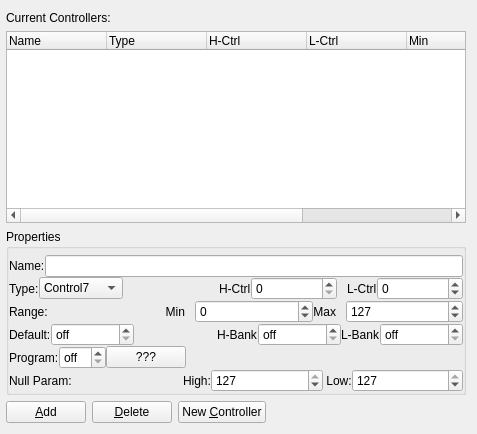
               <widget class="QWidget" name="layout17">
                <layout class="QVBoxLayout" stretch="0,1,0,0">
                 <property name="leftMargin">
                  <number>6</number>
                 </property>
                 <item>
                  <widget class="QLabel" name="label_7">
                   <property name="text">
                    <string>Current Controllers:</string>
                   </property>
                  </widget>
                 </item>
                 <item>
                  <widget class="QTreeWidget" name="viewController">
                   <property name="sizePolicy">
                    <sizepolicy hsizetype="Preferred" vsizetype="Preferred">
                     <horstretch>0</horstretch>
                     <verstretch>0</verstretch>
                    </sizepolicy>
                   </property>
                   <property name="toolTip">
                    <string>List of defined controllers</string>
                   </property>
                   <property name="whatsThis">
                    <string>List of defined controllers.</string>
                   </property>
                   <property name="frameShape">
                    <enum>QFrame::StyledPanel</enum>
                   </property>
                   <property name="frameShadow">
                    <enum>QFrame::Sunken</enum>
                   </property>
                   <property name="alternatingRowColors">
                    <bool>true</bool>
                   </property>
                   <property name="allColumnsShowFocus">
                    <bool>true</bool>
                   </property>
                   <column>
                    <property name="text">
                     <string>Name                  </string>
                    </property>
                   </column>
                   <column>
                    <property name="text">
                     <string>Type       </string>
                    </property>
                   </column>
                   <column>
                    <property name="text">
                     <string>H-Ctrl</string>
                    </property>
                   </column>
                   <column>
                    <property name="text">
                     <string>L-Ctrl</string>
                    </property>
                   </column>
                   <column>
                    <property name="text">
                     <string>Min  </string>
                    </property>
                   </column>
                   <column>
                    <property name="text">
                     <string>Max  </string>
                    </property>
                   </column>
                   <column>
                    <property name="text">
                     <string>Def  </string>
                    </property>
                   </column>
                  </widget>
                 </item>
                 <item>
                  <widget class="QGroupBox" name="GroupBox1">
                   <property name="sizePolicy">
                    <sizepolicy hsizetype="Minimum" vsizetype="Preferred">
                     <horstretch>0</horstretch>
                     <verstretch>0</verstretch>
                    </sizepolicy>
                   </property>
                   <property name="title">
                    <string>Properties</string>
                   </property>
                   <layout class="QVBoxLayout">
                    <property name="spacing">
                     <number>0</number>
                    </property>
                    <property name="leftMargin">
                     <number>0</number>
                    </property>
                    <property name="topMargin">
                     <number>6</number>
                    </property>
                    <property name="rightMargin">
                     <number>0</number>
                    </property>
                    <property name="bottomMargin">
                     <number>0</number>
                    </property>
                    <item>
                     <layout class="QHBoxLayout">
                      <item>
                       <widget class="QLabel" name="TextLabel1_3">
                        <property name="text">
                         <string>Name:</string>
                        </property>
                        <property name="wordWrap">
                         <bool>false</bool>
                        </property>
                       </widget>
                      </item>
                      <item>
                       <widget class="QLineEdit" name="ctrlName">
                        <property name="toolTip">
                         <string/>
                        </property>
                        <property name="whatsThis">
                         <string>Midi controller name</string>
                        </property>
                       </widget>
                      </item>
                     </layout>
                    </item>
                    <item>
                     <layout class="QHBoxLayout">
                      <item>
                       <widget class="QLabel" name="TextLabel2_4">
                        <property name="text">
                         <string>Type:</string>
                        </property>
                        <property name="wordWrap">
                         <bool>false</bool>
                        </property>
                       </widget>
                      </item>
                      <item>
                       <widget class="QComboBox" name="ctrlType">
                        <property name="toolTip">
                         <string>Midi controller type</string>
                        </property>
                        <property name="whatsThis">
                         <string>Midi controller type</string>
                        </property>
                        <item>
                         <property name="text">
                          <string>Control7</string>
                         </property>
                        </item>
                        <item>
                         <property name="text">
                          <string>Control14</string>
                         </property>
                        </item>
                        <item>
                         <property name="text">
                          <string>RPN</string>
                         </property>
                        </item>
                        <item>
                         <property name="text">
                          <string>NRPN</string>
                         </property>
                        </item>
                        <item>
                         <property name="text">
                          <string>RPN14</string>
                         </property>
                        </item>
                        <item>
                         <property name="text">
                          <string>NRPN14</string>
                         </property>
                        </item>
                        <item>
                         <property name="text">
                          <string>Pitch</string>
                         </property>
                        </item>
                        <item>
                         <property name="text">
                          <string>Program</string>
                         </property>
                        </item>
                       </widget>
                      </item>
                      <item>
                       <spacer name="spacer15">
                        <property name="orientation">
                         <enum>Qt::Horizontal</enum>
                        </property>
                        <property name="sizeType">
                         <enum>QSizePolicy::Expanding</enum>
                        </property>
                        <property name="sizeHint" stdset="0">
                         <size>
                          <width>2</width>
                          <height>20</height>
                         </size>
                        </property>
                       </spacer>
                      </item>
                      <item>
                       <widget class="QLabel" name="TextLabel3_2">
                        <property name="text">
                         <string>H-Ctrl</string>
                        </property>
                        <property name="wordWrap">
                         <bool>false</bool>
                        </property>
                        <property name="indent">
                         <number>10</number>
                        </property>
                       </widget>
                      </item>
                      <item>
                       <widget class="QSpinBox" name="spinBoxHCtrlNo">
                        <property name="sizePolicy">
                         <sizepolicy hsizetype="Expanding" vsizetype="Fixed">
                          <horstretch>0</horstretch>
                          <verstretch>0</verstretch>
                         </sizepolicy>
                        </property>
                        <property name="toolTip">
                         <string>Midi controller number high byte</string>
                        </property>
                        <property name="whatsThis">
                         <string>Midi controller number high byte</string>
                        </property>
                        <property name="minimum">
                         <number>0</number>
                        </property>
                        <property name="maximum">
                         <number>127</number>
                        </property>
                        <property name="value">
                         <number>0</number>
                        </property>
                       </widget>
                      </item>
                      <item>
                       <widget class="QLabel" name="TextLabel2_3_2">
                        <property name="text">
                         <string>L-Ctrl</string>
                        </property>
                        <property name="wordWrap">
                         <bool>false</bool>
                        </property>
                        <property name="indent">
                         <number>10</number>
                        </property>
                       </widget>
                      </item>
                      <item>
                       <widget class="QSpinBox" name="spinBoxLCtrlNo">
                        <property name="sizePolicy">
                         <sizepolicy hsizetype="Expanding" vsizetype="Fixed">
                          <horstretch>0</horstretch>
                          <verstretch>0</verstretch>
                         </sizepolicy>
                        </property>
                        <property name="toolTip">
                         <string>Midi controller number low byte (* means drum controller)</string>
                        </property>
                        <property name="whatsThis">
                         <string>Midi controller number low byte.
If low byte is * then the controller is a
 'drum controller'. For drum tracks and
 GS/XG type songs and instruments.
Allows controllers for each instrument in
 LOS's drum map. The low byte will be
 replaced by the 'ANote' in the drum map.
Examples: The GS and XG instruments'
 Drum controllers.</string>
                        </property>
                        <property name="specialValueText">
                         <string comment="wild card">*</string>
                        </property>
                        <property name="minimum">
                         <number>-1</number>
                        </property>
                        <property name="maximum">
                         <number>127</number>
                        </property>
                        <property name="value">
                         <number>0</number>
                        </property>
                       </widget>
                      </item>
                     </layout>
                    </item>
                    <item>
                     <layout class="QHBoxLayout">
                      <item>
                       <widget class="QLabel" name="textLabel4_2">
                        <property name="text">
                         <string>Range:</string>
                        </property>
                        <property name="wordWrap">
                         <bool>false</bool>
                        </property>
                       </widget>
                      </item>
                      <item>
                       <spacer name="spacer17">
                        <property name="orientation">
                         <enum>Qt::Horizontal</enum>
                        </property>
                        <property name="sizeType">
                         <enum>QSizePolicy::Expanding</enum>
                        </property>
                        <property name="sizeHint" stdset="0">
                         <size>
                          <width>2</width>
                          <height>20</height>
                         </size>
                        </property>
                       </spacer>
                      </item>
                      <item>
                       <widget class="QLabel" name="TextLabel1_2_2">
                        <property name="text">
                         <string>Min</string>
                        </property>
                        <property name="alignment">
                         <set>Qt::AlignRight|Qt::AlignTrailing|Qt::AlignVCenter</set>
                        </property>
                        <property name="wordWrap">
                         <bool>false</bool>
                        </property>
                        <property name="indent">
                         <number>10</number>
                        </property>
                       </widget>
                      </item>
                      <item>
                       <widget class="QSpinBox" name="spinBoxMin">
                        <property name="sizePolicy">
                         <sizepolicy hsizetype="Expanding" vsizetype="Fixed">
                          <horstretch>0</horstretch>
                          <verstretch>0</verstretch>
                         </sizepolicy>
                        </property>
                        <property name="toolTip">
                         <string>Minimum value. If negative, auto-translate.</string>
                        </property>
                        <property name="whatsThis">
                         <string>Minimum value. If the minimum value
 is negative, the range will automatically
 be translated to a positive range.

Useful for controllers which should be
 displayed with zero bias. For example,
'Pan': Minimum: -64 Maximum: 63
True range: Min: 0 Max: 127 (bias = 64)
'CoarseTuning': Min: -24 Max: 23
True range: Min: 40 Max: 87 (bias = 64)

Bias is determined from controller type:
7-bit Controller7 / RPN: Bias = 64
14-bit Controller14 / RPN14: Bias = 8192

Type 'Pitch' is the exception. It is biased
 at zero, even with a negative minimum:
'Pitch': Min: -8192 Max: 8191
True range: Min: -8192 Max: 8191 (bias 0)</string>
                        </property>
                        <property name="minimum">
                         <number>-16384</number>
                        </property>
                        <property name="maximum">
                         <number>16383</number>
                        </property>
                       </widget>
                      </item>
                      <item>
                       <widget class="QLabel" name="TextLabel2_2_2">
                        <property name="text">
                         <string>Max</string>
                        </property>
                        <property name="alignment">
                         <set>Qt::AlignRight|Qt::AlignTrailing|Qt::AlignVCenter</set>
                        </property>
                        <property name="wordWrap">
                         <bool>false</bool>
                        </property>
                        <property name="indent">
                         <number>10</number>
                        </property>
                       </widget>
                      </item>
                      <item>
                       <widget class="QSpinBox" name="spinBoxMax">
                        <property name="sizePolicy">
                         <sizepolicy hsizetype="Expanding" vsizetype="Fixed">
                          <horstretch>0</horstretch>
                          <verstretch>0</verstretch>
                         </sizepolicy>
                        </property>
                        <property name="toolTip">
                         <string>Maximum value</string>
                        </property>
                        <property name="whatsThis">
                         <string>Maximum value</string>
                        </property>
                        <property name="minimum">
                         <number>-16384</number>
                        </property>
                        <property name="maximum">
                         <number>16383</number>
                        </property>
                        <property name="value">
                         <number>127</number>
                        </property>
                       </widget>
                      </item>
                     </layout>
                    </item>
                    <item>
                     <layout class="QHBoxLayout" name="horizontalLayout">
                      <property name="topMargin">
                       <number>0</number>
                      </property>
                      <item>
                       <widget class="QLabel" name="textLabel1_3">
                        <property name="text">
                         <string>Default:</string>
                        </property>
                        <property name="alignment">
                         <set>Qt::AlignVCenter</set>
                        </property>
                        <property name="wordWrap">
                         <bool>false</bool>
                        </property>
                       </widget>
                      </item>
                      <item>
                       <widget class="QSpinBox" name="spinBoxDefault">
                        <property name="sizePolicy">
                         <sizepolicy hsizetype="Expanding" vsizetype="Fixed">
                          <horstretch>0</horstretch>
                          <verstretch>0</verstretch>
                         </sizepolicy>
                        </property>
                        <property name="minimumSize">
                         <size>
                          <width>0</width>
                          <height>0</height>
                         </size>
                        </property>
                        <property name="maximumSize">
                         <size>
                          <width>85</width>
                          <height>32767</height>
                         </size>
                        </property>
                        <property name="toolTip">
                         <string>Default value. Off: No default.</string>
                        </property>
                        <property name="whatsThis">
                         <string>Default (initial) value. Off means no default.

If a default value is chosen, the value will be sent
 to the controller when the controller is added to
 the song (in Pianoroll or event editor). When
 the song is re-loaded, the value is sent again.
Otherwise the controller remains at its last value.
Controllers are also automatically added to a
 song upon reception of a midi controller event.

Caution! Watch out for controllers such as
 'Sustain' and 'ResetAllController' with default
 values. You should probably turn 'off' their
 default (in Pianoroll or drum edit, and
 instrument editor).</string>
                        </property>
                        <property name="specialValueText">
                         <string comment="dont care">off</string>
                        </property>
                        <property name="minimum">
                         <number>-1</number>
                        </property>
                        <property name="maximum">
                         <number>16383</number>
                        </property>
                        <property name="value">
                         <number>-1</number>
                        </property>
                       </widget>
                      </item>
                      <item>
                       <spacer name="horizontalSpacer_2">
                        <property name="orientation">
                         <enum>Qt::Horizontal</enum>
                        </property>
                        <property name="sizeHint" stdset="0">
                         <size>
                          <width>2</width>
                          <height>20</height>
                         </size>
                        </property>
                       </spacer>
                      </item>
                      <item>
                       <widget class="QLabel" name="textLabel1_5">
                        <property name="text">
                         <string>H-Bank</string>
                        </property>
                        <property name="wordWrap">
                         <bool>false</bool>
                        </property>
                       </widget>
                      </item>
                      <item>
                       <widget class="QSpinBox" name="defPatchH">
                        <property name="sizePolicy">
                         <sizepolicy hsizetype="Expanding" vsizetype="Fixed">
                          <horstretch>0</horstretch>
                          <verstretch>0</verstretch>
                         </sizepolicy>
                        </property>
                        <property name="specialValueText">
                         <string>off</string>
                        </property>
                        <property name="minimum">
                         <number>0</number>
                        </property>
                        <property name="maximum">
                         <number>128</number>
                        </property>
                        <property name="value">
                         <number>0</number>
                        </property>
                       </widget>
                      </item>
                      <item>
                       <widget class="QLabel" name="textLabel2_4">
                        <property name="text">
                         <string>L-Bank</string>
                        </property>
                        <property name="wordWrap">
                         <bool>false</bool>
                        </property>
                       </widget>
                      </item>
                      <item>
                       <widget class="QSpinBox" name="defPatchL">
                        <property name="sizePolicy">
                         <sizepolicy hsizetype="Expanding" vsizetype="Fixed">
                          <horstretch>0</horstretch>
                          <verstretch>0</verstretch>
                         </sizepolicy>
                        </property>
                        <property name="specialValueText">
                         <string>off</string>
                        </property>
                        <property name="minimum">
                         <number>0</number>
                        </property>
                        <property name="maximum">
                         <number>128</number>
                        </property>
                        <property name="value">
                         <number>0</number>
                        </property>
                       </widget>
                      </item>
                     </layout>
                    </item>
                    <item>
                     <layout class="QHBoxLayout" name="horizontalLayout_6">
                      <property name="topMargin">
                       <number>0</number>
                      </property>
                      <item>
                       <widget class="QLabel" name="textLabel3">
                        <property name="text">
                         <string>Program:</string>
                        </property>
                        <property name="wordWrap">
                         <bool>false</bool>
                        </property>
                       </widget>
                      </item>
                      <item>
                       <widget class="QSpinBox" name="defPatchProg">
                        <property name="sizePolicy">
                         <sizepolicy hsizetype="Fixed" vsizetype="Fixed">
                          <horstretch>0</horstretch>
                          <verstretch>0</verstretch>
                         </sizepolicy>
                        </property>
                        <property name="specialValueText">
                         <string>off</string>
                        </property>
                        <property name="minimum">
                         <number>0</number>
                        </property>
                        <property name="maximum">
                         <number>128</number>
                        </property>
                        <property name="value">
                         <number>0</number>
                        </property>
                       </widget>
                      </item>
                      <item>
                       <widget class="QPushButton" name="patchButton">
                        <property name="enabled">
                         <bool>true</bool>
                        </property>
                        <property name="sizePolicy">
                         <sizepolicy hsizetype="Preferred" vsizetype="Fixed">
                          <horstretch>0</horstretch>
                          <verstretch>0</verstretch>
                         </sizepolicy>
                        </property>
                        <property name="minimumSize">
                         <size>
                          <width>0</width>
                          <height>0</height>
                         </size>
                        </property>
                        <property name="text">
                         <string>???</string>
                        </property>
                        <property name="shortcut">
                         <string/>
                        </property>
                       </widget>
                      </item>
                      <item>
                       <spacer name="horizontalSpacer">
                        <property name="orientation">
                         <enum>Qt::Horizontal</enum>
                        </property>
                        <property name="sizeHint" stdset="0">
                         <size>
                          <width>2</width>
                          <height>20</height>
                         </size>
                        </property>
                       </spacer>
                      </item>
                     </layout>
                    </item>
                    <item>
                     <layout class="QHBoxLayout" name="horizontalLayout_8">
                      <property name="topMargin">
                       <number>0</number>
                      </property>
                      <item>
                       <widget class="QLabel" name="nullValLabelH">
                        <property name="text">
                         <string>Null Param:</string>
                        </property>
                        <property name="wordWrap">
                         <bool>false</bool>
                        </property>
                       </widget>
                      </item>
                      <item>
                       <spacer name="horizontalSpacer_10">
                        <property name="orientation">
                         <enum>Qt::Horizontal</enum>
                        </property>
                        <property name="sizeHint" stdset="0">
                         <size>
                          <width>40</width>
                          <height>20</height>
                         </size>
                        </property>
                       </spacer>
                      </item>
                      <item>
                       <widget class="QLabel" name="label_9">
                        <property name="text">
                         <string>High:</string>
                        </property>
                       </widget>
                      </item>
                      <item>
                       <widget class="QSpinBox" name="nullParamSpinBoxH">
                        <property name="sizePolicy">
                         <sizepolicy hsizetype="MinimumExpanding" vsizetype="Fixed">
                          <horstretch>0</horstretch>
                          <verstretch>0</verstretch>
                         </sizepolicy>
                        </property>
                        <property name="toolTip">
                         <string>Null parameter number High byte</string>
                        </property>
                        <property name="whatsThis">
                         <string>If set, these 'null' parameter numbers will
 be sent after each RPN/NRPN event.
This prevents subsequent 'data' events
 from corrupting the RPN/NRPN controller.
Typically, set to 127/127, or an unused
 RPN/NRPN controller number.</string>
                        </property>
                        <property name="specialValueText">
                         <string>off</string>
                        </property>
                        <property name="minimum">
                         <number>-1</number>
                        </property>
                        <property name="maximum">
                         <number>127</number>
                        </property>
                        <property name="value">
                         <number>127</number>
                        </property>
                       </widget>
                      </item>
                      <item>
                       <widget class="QLabel" name="nullValLabelL">
                        <property name="text">
                         <string> Low:</string>
                        </property>
                        <property name="wordWrap">
                         <bool>false</bool>
                        </property>
                       </widget>
                      </item>
                      <item>
                       <widget class="QSpinBox" name="nullParamSpinBoxL">
                        <property name="sizePolicy">
                         <sizepolicy hsizetype="MinimumExpanding" vsizetype="Fixed">
                          <horstretch>0</horstretch>
                          <verstretch>0</verstretch>
                         </sizepolicy>
                        </property>
                        <property name="toolTip">
                         <string>Null parameter number Low byte</string>
                        </property>
                        <property name="whatsThis">
                         <string>If set, these 'null' parameter numbers will
 be sent after each RPN/NRPN event.
This prevents subsequent 'data' events
 from corrupting the RPN/NRPN controller.
Typically, set to 127/127, or an unused
 RPN/NRPN controller number.</string>
                        </property>
                        <property name="specialValueText">
                         <string>off</string>
                        </property>
                        <property name="minimum">
                         <number>-1</number>
                        </property>
                        <property name="maximum">
                         <number>127</number>
                        </property>
                        <property name="value">
                         <number>127</number>
                        </property>
                       </widget>
                      </item>
                     </layout>
                    </item>
                   </layout>
                  </widget>
                 </item>
                 <item>
                  <layout class="QHBoxLayout">
                   <item>
                    <widget class="QPushButton" name="addController">
                     <property name="toolTip">
                      <string>Add common controller</string>
                     </property>
                     <property name="text">
                      <string>&amp;Add</string>
                     </property>
                     <property name="shortcut">
                      <string>Alt+A</string>
                     </property>
                    </widget>
                   </item>
                   <item>
                    <widget class="QPushButton" name="deleteController">
                     <property name="toolTip">
                      <string>Delete controller</string>
                     </property>
                     <property name="text">
                      <string>&amp;Delete</string>
                     </property>
                     <property name="shortcut">
                      <string>Alt+D</string>
                     </property>
                    </widget>
                   </item>
                   <item>
                    <widget class="QPushButton" name="newController">
                     <property name="toolTip">
                      <string>Create a new controller</string>
                     </property>
                     <property name="text">
                      <string>New &amp;Controller</string>
                     </property>
                     <property name="shortcut">
                      <string>Alt+C</string>
                     </property>
                    </widget>
                   </item>
                   <item>
                    <spacer name="spacer13">
                     <property name="orientation">
                      <enum>Qt::Horizontal</enum>
                     </property>
                     <property name="sizeType">
                      <enum>QSizePolicy::Expanding</enum>
                     </property>
                     <property name="sizeHint" stdset="0">
                      <size>
                       <width>200</width>
                       <height>20</height>
                      </size>
                     </property>
                    </spacer>
                   </item>
                  </layout>
                 </item>
                </layout>
               </widget>
